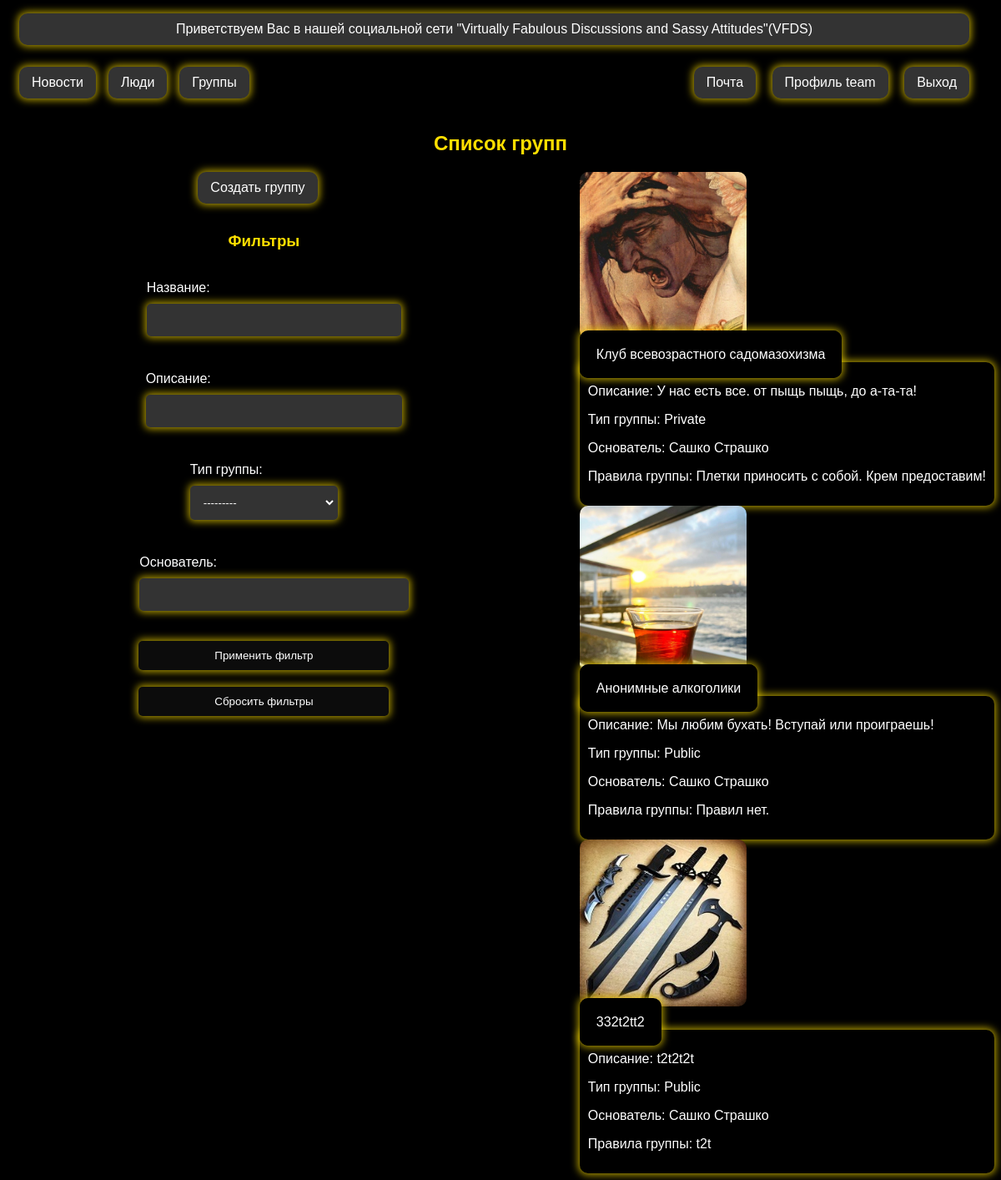
/groups_list/ (signed in), run on the app's committed database.
### main/models.py (models this page shows, shortened)
class Group(models.Model):
    PUBLIC = 'public'
    PRIVATE = 'private'
    SECRET = 'secret'
    GROUP_TYPES = [
        (PUBLIC, 'Public'),
        (SECRET, 'Secret'),
        (PRIVATE, 'Private')
    ]
    name = models.CharField(max_length=255)
    description = models.TextField()
    photo = models.ImageField(upload_to='group_photos/', blank=True, null=True)
    group_type = models.CharField(max_length=10, choices=GROUP_TYPES, default=PUBLIC)
    creator = models.ForeignKey(Profile, on_delete=models.CASCADE)
    rules = models.TextField(blank=True)

class Profile(models.Model):
    firstname = models.CharField(max_length=255)
    lastname = models.TextField()
    age = models.IntegerField(null=True, blank=True)
    gender = models.CharField(max_length=50)
    location = models.CharField(max_length=255)
    link = models.TextField()
    settings = models.CharField(max_length=255)
    age = models.IntegerField(blank=True, null=True)  # Необязательное поле
    gender = models.CharField(max_length=50, blank=True, null=True)  # Необязательное поле
    location = models.CharField(max_length=255, blank=True, null=True)  # Необязательное поле
    link = models.TextField(blank=True, null=True)  # Необязательное поле
    settings = models.CharField(max_length=255, blank=True, null=True)  # Необязательное поле
    user = models.OneToOneField(User, on_delete=models.CASCADE)
    privacy = models.ForeignKey(PrivacyLevel, on_delete=models.SET_NULL, null=True, default=get_default_privacy_level)
    interests = models.ManyToManyField(Interest, blank=True)  # Необязательное поле
    def __str__(self):
        return f'{self.firstname} {self.lastname}'

### main/views.py (the view)
# urls.py: path('groups_list/', cache_page(60*15)(views.GroupListView.as_view()), name='groups_list'),
class GroupListView(LoginRequiredMixin, ListView):
    model = Group
    template_name = 'main/group_list.html'
    context_object_name = 'groups'
    def get_queryset(self):
        search_term = self.request.GET.get('search_term', None)
        user_profile = self.request.user.profile
        queryset = Group.objects.all().order_by('-name').exclude(
            group_type=Group.SECRET,
            members__profile=user_profile
        )
        if search_term:
            queryset = queryset.filter(name__icontains=search_term)
        return queryset
    def get_context_data(self, **kwargs):
        context = super().get_context_data(**kwargs)
        filterset = GroupFilter(self.request.GET, queryset=self.get_queryset())
        context['filterset'] = filterset
        context['groups'] = filterset.qs
        return context

### main/templates/main/group_list.html
{% extends 'main/layout.html' %}
{% load static %}
{% load custom_filters %}
{% block content %}
<h2 class="Auth_title">Список групп</h2>
<div class="news-detail-container">
    <div class="filters-list">
        <div class="center-text">
            <a class="btn-news add-color" href="{% url 'group_create' %}">Создать группу</a>
        </div>
        <h3 class="Auth_title">Фильтры</h3>
        <form method="get" action="{% url 'groups_list' %}" class="filter-form">
            {{ filterset.form.as_p }}
            <button type="submit" class="btn-filter-list add-font add-color">Применить фильтр</button>
            <button class="btn-filter-list add-font"><a href="{% url 'groups_list' %}" class="no-markers add-color">Сбросить фильтры</a></button>
        </form>
    </div>
    <div class="profile-list-container">
        <div class="profile-detail-content2">
            {% for group in groups %}
                <section class="profile-detail-content2">
                    <div class="profile-detail-left2">
                        <a href="{% url 'group' group.id %}">
                            <img src="{{ group.photo.url }}" alt="{{ group.name }}" class="news-inner-image">
                        </a>
                        <div class="profile-detail-left2">
                            <a class="profile-name add-color" href="{% url 'group' group.id %}">
                                {{ group.name }}
                            </a>
                        </div>
                    </div>
                    <div class="profile-detail-right2 profile-detail-text add-color">
                        <p>Описание: {{ group.description }}</p>
                        <p>Тип группы: {{ group.get_group_type_display }}</p>
                        <p>Основатель: {{ group.creator }}</p>
                        <p>Правила группы: {{ group.rules }}</p>
                    </div>
                </section>
            {% endfor %}
        </div>
    </div>
</div>
{% endblock %}

### static/build/static/css/main.54b50635.css (style rules this page uses)
body { background-color:#000;color:#fff;font-family:Arial,sans-serif }
h2 { color:#fff }
form { align-items:center;display:flex;flex-direction:column;justify-content:center;margin-top:10px }
form button,form input[type=NumberInput],form input[type=Number],form input[type=email],form input[type=password],form input[type=text],form select,form textarea { background-color:#333;border:2px solid #333;border-radius:5px;box-shadow:0 0 10px 2px #ffdf00b3;color:#fff;margin:10px 0;max-width:300px;padding:10px;transition:box-shadow .3s ease;width:100% }
form button { cursor:pointer }
form select option,form select[multiple] { background-color:#333;color:#fff }
form label { color:#fff;margin-bottom:5px;transition:color .3s ease }
.Auth_title { color:#ffdf00;margin-bottom:20px;text-align:center }
.news-detail-container { align-items:flex-start;display:flex;gap:20px;justify-content:center }
.news-inner-image { border-radius:10px;height:auto;max-width:300px }
.btn-news,.news-reaction-block { border-radius:10px;box-shadow:0 0 10px 2px #ffdf00b3 }
.btn-news { background-color:#333;border:none;color:#fff;cursor:pointer;display:inline-block;margin-bottom:15px;margin-right:15px;padding:10px 15px;text-decoration:none;transition:box-shadow .3s ease,transform .3s ease }
.profile-detail-text { padding:10px }
.profile-detail-text,.profile-name { background-color:#000;border-radius:10px;box-shadow:0 0 10px 2px #ffdf00b3;color:#fff }
.profile-name { cursor:pointer;padding:20px;text-decoration:none;transition:box-shadow .3s ease,transform .3s ease }
.no-markers { color:#fff;list-style-type:none;text-decoration:none }
.filters-list { flex:1 1;margin-right:50px }
.btn-filter-list,.btn-reset-list { background-color:#0c0c0c;border:none;border-radius:5px;color:#fff;display:inline-block;margin-top:10px;padding:10px 15px;text-decoration:none }
.center-text { align-items:center;display:flex;justify-content:center;text-align:center }
.news-inner-image { display:block;height:200px;margin-bottom:10px;object-fit:cover;width:200px }

### data on the page
Group: photo (picture), name "Клуб всевозрастного садомазохизма", description "У нас есть все. от пыщь пыщь, до а-та-та!", group_type "Private", creator "Сашко Страшко", rules "Плетки приносить с собой. Крем предоставим!"
Group: photo (picture), name "Анонимные алкоголики", description "Мы любим бухать! Вступай или проиграешь!", group_type "Public", creator "Сашко Страшко", rules "Правил нет."
Group: photo (picture), name "332t2tt2", description "t2t2t2t", group_type "Public", creator "Сашко Страшко", rules "t2t"
